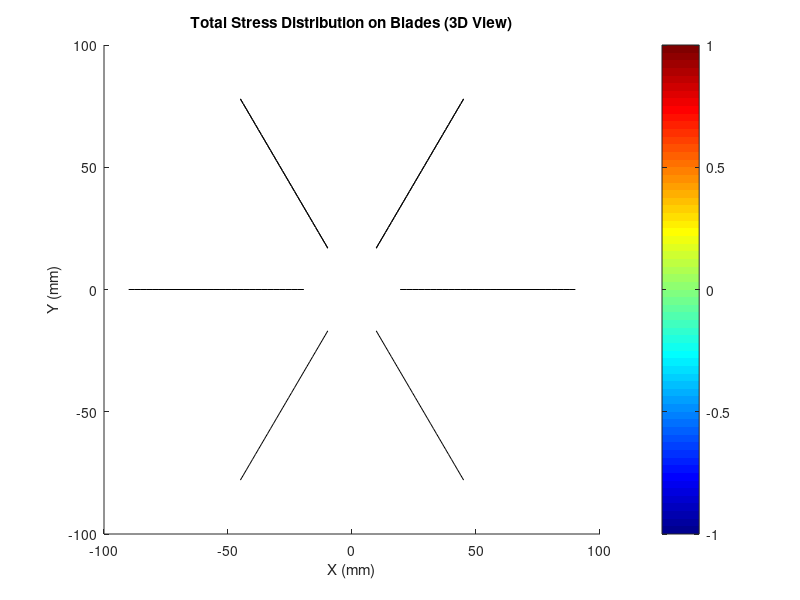

MATLAB code to generate this figure: (Note: this script raises an error after producing the figure.)
clear; clc; close all;
D_max = 0.180;
D_with_spikes = 0.184;
D_rotating_region = 0.190;
D_min = 0.158;
D_hub = 0.039;
R_max = D_max / 2;
R_with_spikes = D_with_spikes / 2;
R_rotating = D_rotating_region / 2;
R_min = D_min / 2;
R_hub = D_hub / 2;
omega_rpm = 350;
omega = omega_rpm * 2*pi/60;
v_water = 1.0;
deg_per_step = 3;
dt_cfd = 0.00143;

tip_speed = omega * R_max;
chord_typical = 0.030;
nu_water = 1e-6;
Re_tip = tip_speed * chord_typical / nu_water;

immersion_depth = 0.06;
water_level = -immersion_depth;

fprintf('===== SPECIFICATIONS =====\n');
fprintf('Wheel Max Diameter: %.1f mm\n', D_max*1000);
fprintf('Hub Diameter: %.1f mm\n', D_hub*1000);
fprintf('Rotation: %d RPM (%.2f rad/s)\n', omega_rpm, omega);
fprintf('Tip Speed: %.3f m/s\n', tip_speed);
fprintf('\n');
n_spokes = 6;
hydrofoil_type = 'NACA 0015';
thickness_ratio = 0.15;
n_sections = 30;
r_sections = linspace(R_hub, R_max, n_sections);
chord_hub = 0.040;
chord_tip = 0.025;
chord = linspace(chord_hub, chord_tip, n_sections);

taper_length = R_max - R_hub;
taper_height = (R_max - R_min);
taper_angle = atan(taper_height / taper_length);
span = 2 * (R_min + (r_sections - R_hub) * tan(taper_angle));

pitch_hub = 8;
pitch_tip = 3;
pitch_angle = linspace(pitch_hub, pitch_tip, n_sections);

fprintf('===== HYDROFOIL DESIGN =====\n');
fprintf('Profile: %s\n', hydrofoil_type);
fprintf('Spokes: %d\n', n_spokes);
fprintf('Sections per spoke: %d\n', n_sections);
fprintf('\n');
rho_material = 1140;
E = 3.5e9;
sigma_yield = 85e6;
material_name = 'CF-Nylon';
safety_factor_target = 2.5;
rho_water = 1000;
nu = 1e-6;
g = 9.81;
t_end = 1.0;
dt = dt_cfd;
t = 0:dt:t_end;
n_steps = length(t);

fprintf('Running simulation...\n');
mass_per_spoke = 0;
for i = 1:n_sections-1
    dr = r_sections(i+1) - r_sections(i);
    avg_chord = (chord(i) + chord(i+1)) / 2;
    avg_span = (span(i) + span(i+1)) / 2;
    thickness_local = avg_chord * thickness_ratio;
    volume_section = avg_chord * avg_span * thickness_local * dr / avg_chord;
    mass_per_spoke = mass_per_spoke + rho_material * volume_section;
end
total_spoke_mass = mass_per_spoke;
total_wheel_mass = n_spokes * total_spoke_mass + 0.080;

theta = zeros(n_steps, n_spokes);
F_thrust = zeros(n_steps, n_spokes, n_sections);
F_drag = zeros(n_steps, n_spokes, n_sections);
F_lift_vertical = zeros(n_steps, n_spokes, n_sections);
F_total = zeros(n_steps, 3);
immersed = zeros(n_steps, n_spokes, n_sections);

F_centrifugal = zeros(n_spokes, n_sections);
stress_centrifugal = zeros(n_spokes, n_sections);
stress_bending = zeros(n_spokes, n_sections);
stress_total = zeros(n_spokes, n_sections);
safety_factor = zeros(n_spokes, n_sections);

for i = 1:n_steps
    for j = 1:n_spokes
        theta(i,j) = omega * t(i) + (j-1) * 2*pi/n_spokes;
        
        for k = 1:n_sections
            y_position = r_sections(k) * sin(theta(i,j));
            
            if y_position < water_level
                immersed(i,j,k) = 1;
                depth_below_surface = water_level - y_position;
                immersion_factor = min(1.0, depth_below_surface / (chord(k)));
                
                v_tangential = omega * r_sections(k);
                v_rel_x = -v_tangential * sin(theta(i,j)) + v_water;
                v_rel_y = v_tangential * cos(theta(i,j));
                v_rel_mag = sqrt(v_rel_x^2 + v_rel_y^2);
                
                flow_angle = atan2(v_rel_y, v_rel_x);
                spoke_angle = theta(i,j) + pi/2 + deg2rad(pitch_angle(k));
                alpha = rad2deg(spoke_angle - flow_angle);
                
                while alpha > 180, alpha = alpha - 360; end
                while alpha < -180, alpha = alpha + 360; end
                
                alpha_rad = deg2rad(alpha);
                
                if abs(alpha) < 10
                    Cl = 2*pi * alpha_rad * 0.9;
                    Cd = 0.01 + 0.04 * alpha_rad^2;
                elseif abs(alpha) < 15
                    Cl = 1.3 * sign(alpha);
                    Cd = 0.05 + 0.15 * abs(alpha_rad);
                else
                    Cl = 0.9 * sign(alpha);
                    Cd = 0.4 + 0.4 * abs(sin(alpha_rad));
                end
                
                Re_local = v_rel_mag * chord(k) / nu;
                if Re_local < 1e5
                    Cl = Cl * (0.8 + 0.2 * (Re_local / 1e5));
                end
                
                q = 0.5 * rho_water * v_rel_mag^2;
                
                if k < n_sections
                    dr = r_sections(k+1) - r_sections(k);
                else
                    dr = r_sections(k) - r_sections(k-1);
                end
                A_section = chord(k) * dr;
                
                F_lift = q * A_section * Cl * immersion_factor;
                F_drag_local = q * A_section * Cd * immersion_factor;
                
                F_thrust(i,j,k) = F_lift * cos(flow_angle) - F_drag_local * sin(flow_angle);
                F_drag(i,j,k) = F_lift * sin(flow_angle) + F_drag_local * cos(flow_angle);
                
                if theta(i,j) > pi && theta(i,j) < 2*pi
                    lift_angle = spoke_angle;
                    F_lift_vertical(i,j,k) = F_lift * abs(sin(lift_angle)) * sign(cos(theta(i,j)));
                else
                    F_lift_vertical(i,j,k) = 0;
                end
            else
                immersed(i,j,k) = 0;
                F_thrust(i,j,k) = 0;
                F_drag(i,j,k) = 0;
                F_lift_vertical(i,j,k) = 0;
            end
        end
    end
    
    F_total(i,1) = sum(sum(F_thrust(i,:,:)));
    F_total(i,2) = sum(sum(F_drag(i,:,:)));
    F_total(i,3) = sum(sum(F_lift_vertical(i,:,:)));
end

%% STRESS ANALYSIS
fprintf('Calculating stress distribution...\n');

for j = 1:n_spokes
    for k = 1:n_sections
        if k < n_sections
            dr = r_sections(k+1) - r_sections(k);
        else
            dr = r_sections(k) - r_sections(k-1);
        end
        
        thickness_local = chord(k) * thickness_ratio;
        volume_local = chord(k) * span(k) * thickness_local * dr / chord(k);
        mass_local = rho_material * volume_local;
        
        F_centrifugal(j,k) = mass_local * omega^2 * r_sections(k);
        A_cross = thickness_local * span(k);
        stress_centrifugal(j,k) = F_centrifugal(j,k) / A_cross;
        
        F_hydro_avg = mean(sqrt(F_thrust(:,j,k).^2 + F_drag(:,j,k).^2));
        moment_arm = r_sections(k) - R_hub;
        M_bending = F_hydro_avg * moment_arm;
        
        I = (span(k) * thickness_local^3) / 12;
        c = thickness_local / 2;
        stress_bending(j,k) = M_bending * c / I;
        
        stress_total(j,k) = stress_centrifugal(j,k) + stress_bending(j,k);
        safety_factor(j,k) = sigma_yield / stress_total(j,k);
    end
end

%% RESULTS
fprintf('\n═══════════════════════════════════════\n');
fprintf('Max Centrifugal: %.2f MPa\n', max(stress_centrifugal(:))/1e6);
fprintf('Max Bending:     %.2f MPa\n', max(stress_bending(:))/1e6);
fprintf('Max Total:       %.2f MPa\n', max(stress_total(:))/1e6);
fprintf('Yield:           %.2f MPa\n', sigma_yield/1e6);
fprintf('Min SF:          %.2f\n', min(safety_factor(:)));
fprintf('═══════════════════════════════════════\n\n');

%% HELPER FUNCTION TO DRAW CIRCLES
function draw_circle(center_x, center_y, radius, varargin)
    theta = linspace(0, 2*pi, 100);
    x = center_x + radius * cos(theta);
    y = center_y + radius * sin(theta);
    plot(x, y, varargin{:});
end

%% VISUALIZATION
fprintf('Generating stress visualization...\n');

stress_colormap = jet(256);

% Figure 1: 3D Stress Distribution
figure('Name', 'Total Stress Distribution on Blades', 'NumberTitle', 'off', 'Position', [100 100 1200 800]);

for j = 1:n_spokes
    angle_base = (j-1) * 2*pi/n_spokes;
    
    for k = 1:n_sections-1
        r1 = r_sections(k);
        r2 = r_sections(k+1);
        
        x1 = r1 * cos(angle_base);
        y1 = r1 * sin(angle_base);
        x2 = r2 * cos(angle_base);
        y2 = r2 * sin(angle_base);
        
        half_span1 = span(k) / 2;
        half_span2 = span(k+1) / 2;
        
        X = [x1 x2 x2 x1] * 1000;
        Y = [y1 y2 y2 y1] * 1000;
        Z = [-half_span1 -half_span2 half_span2 half_span1] * 1000;
        
        stress_val = stress_total(j,k);
        stress_normalized = (stress_val - min(stress_total(:))) / (max(stress_total(:)) - min(stress_total(:)));
        color_idx = max(1, min(256, round(stress_normalized * 255 + 1)));
        face_color = stress_colormap(color_idx, :);
        
        patch(X, Y, Z, face_color, 'EdgeColor', 'k', 'LineWidth', 0.5);
        hold on;
    end
end

xlabel('X (mm)');
ylabel('Y (mm)');
zlabel('Z (mm)');
title('Total Stress Distribution on Blades (3D View)');
colormap(jet);
c = colorbar;
c.Label.String = 'Stress (MPa)';
caxis([min(stress_total(:))/1e6, max(stress_total(:))/1e6]);
axis equal;
grid on;
view(45, 30);
lighting gouraud;
light('Position', [1 1 1]);

% Figure 2: Top View - Total Stress
figure('Name', 'Top View - Stress Distribution', 'NumberTitle', 'off', 'Position', [100 100 1000 900]);

for j = 1:n_spokes
    angle_base = (j-1) * 2*pi/n_spokes;
    
    for k = 1:n_sections-1
        r1 = r_sections(k);
        r2 = r_sections(k+1);
        
        x1 = r1 * cos(angle_base);
        y1 = r1 * sin(angle_base);
        x2 = r2 * cos(angle_base);
        y2 = r2 * sin(angle_base);
        
        width = chord(k);
        dx = width * sin(angle_base);
        dy = -width * cos(angle_base);
        
        X = [x1, x2, x2+dx, x1+dx] * 1000;
        Y = [y1, y2, y2+dy, y1+dy] * 1000;
        
        stress_val = stress_total(j,k);
        stress_normalized = (stress_val - min(stress_total(:))) / (max(stress_total(:)) - min(stress_total(:)));
        color_idx = max(1, min(256, round(stress_normalized * 255 + 1)));
        face_color = stress_colormap(color_idx, :);
        
        patch(X, Y, face_color, 'EdgeColor', 'k', 'LineWidth', 0.5);
        hold on;
    end
end

draw_circle(0, 0, R_hub*1000, 'k', 'LineWidth', 2);
draw_circle(0, 0, R_max*1000, 'k--', 'LineWidth', 1);

xlabel('X (mm)');
ylabel('Y (mm)');
title('Top View - Total Stress Distribution');
colormap(jet);
c = colorbar;
c.Label.String = 'Total Stress (MPa)';
caxis([min(stress_total(:))/1e6, max(stress_total(:))/1e6]);
axis equal;
grid on;

text_x = R_max * 1.3 * 1000;
text_y = R_max * 1.1 * 1000;
text(text_x, text_y, sprintf('Max: %.1f MPa', max(stress_total(:))/1e6), 'FontSize', 10, 'FontWeight', 'bold');
text(text_x, text_y-10, sprintf('Min: %.1f MPa', min(stress_total(:))/1e6), 'FontSize', 10, 'FontWeight', 'bold');
text(text_x, text_y-20, sprintf('Yield: %.1f MPa', sigma_yield/1e6), 'FontSize', 10, 'FontWeight', 'bold', 'Color', 'r');

% Figure 3: Centrifugal Stress
figure('Name', 'Centrifugal Stress Distribution', 'NumberTitle', 'off', 'Position', [150 150 1000 900]);

for j = 1:n_spokes
    angle_base = (j-1) * 2*pi/n_spokes;
    
    for k = 1:n_sections-1
        r1 = r_sections(k);
        r2 = r_sections(k+1);
        
        x1 = r1 * cos(angle_base);
        y1 = r1 * sin(angle_base);
        x2 = r2 * cos(angle_base);
        y2 = r2 * sin(angle_base);
        
        width = chord(k);
        dx = width * sin(angle_base);
        dy = -width * cos(angle_base);
        
        X = [x1, x2, x2+dx, x1+dx] * 1000;
        Y = [y1, y2, y2+dy, y1+dy] * 1000;
        
        stress_val = stress_centrifugal(j,k);
        stress_normalized = (stress_val - min(stress_centrifugal(:))) / (max(stress_centrifugal(:)) - min(stress_centrifugal(:)));
        color_idx = max(1, min(256, round(stress_normalized * 255 + 1)));
        face_color = stress_colormap(color_idx, :);
        
        patch(X, Y, face_color, 'EdgeColor', 'k', 'LineWidth', 0.5);
        hold on;
    end
end

draw_circle(0, 0, R_hub*1000, 'k', 'LineWidth', 2);
draw_circle(0, 0, R_max*1000, 'k--', 'LineWidth', 1);

xlabel('X (mm)');
ylabel('Y (mm)');
title('Centrifugal Stress Distribution');
colormap(jet);
c = colorbar;
c.Label.String = 'Centrifugal Stress (MPa)';
caxis([min(stress_centrifugal(:))/1e6, max(stress_centrifugal(:))/1e6]);
axis equal;
grid on;

% Figure 4: Bending Stress
figure('Name', 'Bending Stress Distribution', 'NumberTitle', 'off', 'Position', [200 200 1000 900]);

for j = 1:n_spokes
    angle_base = (j-1) * 2*pi/n_spokes;
    
    for k = 1:n_sections-1
        r1 = r_sections(k);
        r2 = r_sections(k+1);
        
        x1 = r1 * cos(angle_base);
        y1 = r1 * sin(angle_base);
        x2 = r2 * cos(angle_base);
        y2 = r2 * sin(angle_base);
        
        width = chord(k);
        dx = width * sin(angle_base);
        dy = -width * cos(angle_base);
        
        X = [x1, x2, x2+dx, x1+dx] * 1000;
        Y = [y1, y2, y2+dy, y1+dy] * 1000;
        
        stress_val = stress_bending(j,k);
        if max(stress_bending(:)) > 0
            stress_normalized = (stress_val - min(stress_bending(:))) / (max(stress_bending(:)) - min(stress_bending(:)));
        else
            stress_normalized = 0;
        end
        color_idx = max(1, min(256, round(stress_normalized * 255 + 1)));
        face_color = stress_colormap(color_idx, :);
        
        patch(X, Y, face_color, 'EdgeColor', 'k', 'LineWidth', 0.5);
        hold on;
    end
end

draw_circle(0, 0, R_hub*1000, 'k', 'LineWidth', 2);
draw_circle(0, 0, R_max*1000, 'k--', 'LineWidth', 1);

xlabel('X (mm)');
ylabel('Y (mm)');
title('Bending Stress Distribution');
colormap(jet);
c = colorbar;
c.Label.String = 'Bending Stress (MPa)';
caxis([min(stress_bending(:))/1e6, max(stress_bending(:))/1e6]);
axis equal;
grid on;

% Figure 5: Safety Factor
figure('Name', 'Safety Factor Distribution', 'NumberTitle', 'off', 'Position', [250 250 1000 900]);

for j = 1:n_spokes
    angle_base = (j-1) * 2*pi/n_spokes;
    
    for k = 1:n_sections-1
        r1 = r_sections(k);
        r2 = r_sections(k+1);
        
        x1 = r1 * cos(angle_base);
        y1 = r1 * sin(angle_base);
        x2 = r2 * cos(angle_base);
        y2 = r2 * sin(angle_base);
        
        width = chord(k);
        dx = width * sin(angle_base);
        dy = -width * cos(angle_base);
        
        X = [x1, x2, x2+dx, x1+dx] * 1000;
        Y = [y1, y2, y2+dy, y1+dy] * 1000;
        
        SF_val = safety_factor(j,k);
        
        if SF_val < 1.0
            face_color = [1 0 0];
        elseif SF_val < safety_factor_target
            face_color = [1 1 0];
        elseif SF_val < 4.0
            face_color = [0 1 0];
        else
            face_color = [0 0.5 1];
        end
        
        patch(X, Y, face_color, 'EdgeColor', 'k', 'LineWidth', 0.5);
        hold on;
    end
end

draw_circle(0, 0, R_hub*1000, 'k', 'LineWidth', 2);
draw_circle(0, 0, R_max*1000, 'k--', 'LineWidth', 1);

xlabel('X (mm)');
ylabel('Y (mm)');
title('Safety Factor Distribution');
axis equal;
grid on;

legend_x = R_max * 1.3 * 1000;
legend_y_start = R_max * 0.8 * 1000;
legend_spacing = 15;

rectangle('Position', [legend_x-5, legend_y_start-5, 10, 10], 'FaceColor', [1 0 0], 'EdgeColor', 'k');
text(legend_x+10, legend_y_start, 'SF < 1.0 (Critical)', 'FontSize', 10);

rectangle('Position', [legend_x-5, legend_y_start-legend_spacing-5, 10, 10], 'FaceColor', [1 1 0], 'EdgeColor', 'k');
text(legend_x+10, legend_y_start-legend_spacing, sprintf('SF < %.1f (Warning)', safety_factor_target), 'FontSize', 10);

rectangle('Position', [legend_x-5, legend_y_start-2*legend_spacing-5, 10, 10], 'FaceColor', [0 1 0], 'EdgeColor', 'k');
text(legend_x+10, legend_y_start-2*legend_spacing, 'SF < 4.0 (Good)', 'FontSize', 10);

rectangle('Position', [legend_x-5, legend_y_start-3*legend_spacing-5, 10, 10], 'FaceColor', [0 0.5 1], 'EdgeColor', 'k');
text(legend_x+10, legend_y_start-3*legend_spacing, 'SF > 4.0 (Excellent)', 'FontSize', 10);

% Figure 6: Single Blade Detail
figure('Name', 'Single Blade Stress Profile', 'NumberTitle', 'off', 'Position', [300 300 1200 600]);

subplot(1,2,1);
hold on;
for k = 1:n_sections-1
    r1 = r_sections(k);
    r2 = r_sections(k+1);
    
    stress_val = stress_total(1,k);
    stress_normalized = (stress_val - min(stress_total(:))) / (max(stress_total(:)) - min(stress_total(:)));
    color_idx = max(1, min(256, round(stress_normalized * 255 + 1)));
    face_color = stress_colormap(color_idx, :);
    
    rectangle('Position', [r1*1000, 0, (r2-r1)*1000, chord(k)*1000], ...
              'FaceColor', face_color, 'EdgeColor', 'k', 'LineWidth', 1);
end
xlabel('Radial Position (mm)');
ylabel('Chord (mm)');
title('Single Blade - Stress Distribution');
colormap(jet);
colorbar;
caxis([min(stress_total(:))/1e6, max(stress_total(:))/1e6]);
grid on;

subplot(1,2,2);
plot(r_sections*1000, stress_total(1,:)/1e6, 'r-', 'LineWidth', 3);
hold on;
plot(r_sections*1000, stress_centrifugal(1,:)/1e6, 'b--', 'LineWidth', 2);
plot(r_sections*1000, stress_bending(1,:)/1e6, 'g--', 'LineWidth', 2);
yline(sigma_yield/1e6, 'k--', 'Yield', 'LineWidth', 2);
xlabel('Radial Position (mm)');
ylabel('Stress (MPa)');
title('Stress Components Along Blade');
legend('Total', 'Centrifugal', 'Bending', 'Yield', 'Location', 'best');
grid on;

% Figure 7: Stress Contour Map
figure('Name', 'Stress Contour Map', 'NumberTitle', 'off', 'Position', [50 50 1400 600]);

stress_matrix = stress_total / 1e6;
[R_grid, Spoke_grid] = meshgrid(r_sections*1000, 1:n_spokes);

contourf(R_grid, Spoke_grid, stress_matrix, 20, 'LineColor', 'none');
colormap(jet);
c = colorbar;
c.Label.String = 'Total Stress (MPa)';
xlabel('Radial Position (mm)');
ylabel('Blade Number');
title('Stress Contour Map - All Blades');
hold on;
contour(R_grid, Spoke_grid, stress_matrix, [sigma_yield/1e6, sigma_yield/1e6], ...
        'LineColor', 'r', 'LineWidth', 3, 'LineStyle', '--');
grid on;

fprintf('\n✅ Stress visualization complete!\n');

fprintf('Generated 7 detailed stress distribution figures\n');
